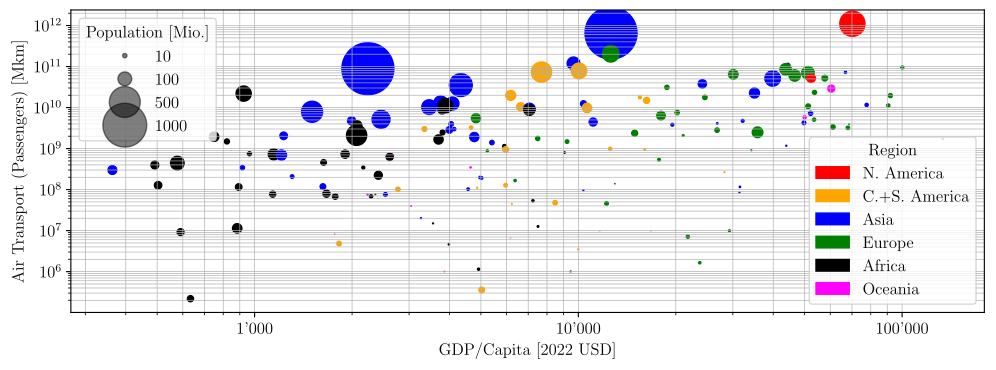

Python code for this plot:
#%%
# runs code as interactive cell 
# https://code.visualstudio.com/docs/python/jupyter-support-py

# IMPORTS #######################################

# plotting
import matplotlib.pyplot as plt
import matplotlib.font_manager as font_manager
# unit conversion
cm = 1/2.54 # for inches-cm conversion
# time manipulation
from datetime import datetime
# country manipulation
import country_converter as coco

# data science
import numpy as np
import pandas as pd

# i/o
from pathlib import PurePath, Path

# SETUP #########################################

plt.rcParams.update({
    "text.usetex": True,
    "font.family": "Arial",
    "font.sans-serif": "Computer Modern",
    'font.size': 12
})

# DATA IMPORT ###################################

df_pop = pd.read_excel(
    io = 'data/data.xlsx',
    sheet_name = 'Population (2022)',
    usecols = lambda column: column in [
        'country code (iso)',
        'Population (2021)'
    ],
    # dtype={'country code (iso)': str, 2021: 'Int64'}, this does not work for some reason
    header = 0,
    engine = 'openpyxl',
    na_values=['..', '']
)
df_gdp = pd.read_excel(
    io = 'data/data.xlsx',
    sheet_name = 'GDP (2022USD)',
    usecols = lambda column: column in [
        'country code (iso)',
        'GDP (2021)'
    ],
    # dtype={'country code (iso)': str, 2021: 'Int64'}, this does not work for some reason
    header = 0,
    engine = 'openpyxl',
    na_values=['..', '']
)
df_gdpcapita = pd.read_excel(
    io = 'data/data.xlsx',
    sheet_name = 'GDPperCapita (2022USD)',
    usecols = lambda column: column in [
        'country code (iso)',
        'GDPperCapita (2021)'
    ],
    # dtype={'country code (iso)': str, 2021: 'Int64'}, this does not work for some reason
    header = 0,
    engine = 'openpyxl',
    na_values=['..', '']
)
df_pax = pd.read_excel(
    io = 'data/data.xlsx',
    sheet_name = 'Passengers (pax-km)',
    usecols = lambda column: column in [
        'country code (m49)',
        'PAX (2021)'
    ],
    # dtype={'country code (m49)': str, 2021: int},
    header = 0,
    engine = 'openpyxl',
    na_values=['..', '']
)

# DATA MANIPULATION #############################

def add_country_classifications(
    df: pd.DataFrame,
    country_code_column: str,
) -> pd.DataFrame:
    """
    Add country classifications and corresponding regions to dataframe.

    See Also
    --------
    https://github.com/IndEcol/country_converter?tab=readme-ov-file#classification-schemes
    """
    df['countrycode_iso3'] = coco.convert(
        names = df[country_code_column].tolist(),
        to = 'ISO3',
        not_found = None,
    )
    df.drop(columns = country_code_column, inplace = True)
    return df


df_pop = add_country_classifications(
    df = df_pop,
    country_code_column = 'country code (iso)'
)

df_gdp = add_country_classifications(
    df = df_gdp,
    country_code_column = 'country code (iso)'
)

df_gdpcapita = add_country_classifications(
    df = df_gdpcapita,
    country_code_column = 'country code (iso)'
)

df_pax = add_country_classifications(
    df = df_pax,
    country_code_column = 'country code (m49)'
)

df_combined_pax = pd.concat(
    [
        df_pax.set_index('countrycode_iso3'),
        df_gdp.set_index('countrycode_iso3')
    ],
    axis=1,
    join='inner'
).reset_index()

df_combined_paxcapita = pd.concat(
    [
        df_pax.set_index('countrycode_iso3'),
        df_gdpcapita.set_index('countrycode_iso3')
    ],
    axis=1,
    join='inner'
).reset_index()

df_combined_paxcapita = pd.concat(
    [
        df_combined_paxcapita.set_index('countrycode_iso3'),
        df_pop.set_index('countrycode_iso3')
    ],
    axis=1,
    join='inner'
).reset_index()

df_combined_pax = df_combined_pax[~df_combined_pax['PAX (2021)'].isna()]
df_combined_pax = df_combined_pax[~df_combined_pax['GDP (2021)'].isna()]

df_combined_paxcapita = df_combined_paxcapita[~df_combined_paxcapita['PAX (2021)'].isna()]
df_combined_paxcapita = df_combined_paxcapita[~df_combined_paxcapita['GDPperCapita (2021)'].isna()]
df_combined_paxcapita = df_combined_paxcapita[~df_combined_paxcapita['Population (2021)'].isna()]

df_combined_paxcapita['region'] = coco.convert(
        names = df_combined_paxcapita['countrycode_iso3'].tolist(),
        to = 'UNregion',
        not_found = None,
)

# get list either from Wikipedia https://en.wikipedia.org/wiki/United_Nations_geoscheme
# of from coco.CountryConverter().UNregion['UNregion'].unique().tolist()
my_regions_dict = {
    'Southern Asia': 'Asia',
    'Northern Europe': 'Europe',
    'Southern Europe': 'Europe',
    'Northern Africa': 'Africa',
    'Polynesia': 'Oceania',
    'Middle Africa': 'Africa',
    'Caribbean': 'Central and South America',
    'Antarctica': 'Central and South America',
    'South America': 'Central and South America',
    'Western Asia': 'Asia',
    'Australia and New Zealand': 'Oceania',
    'Western Europe': 'Europe',
    'Eastern Europe': 'Europe',
    'Central America': 'Central and South America',
    'Western Africa': 'Africa',
    'Northern America': 'North America',
    'Southern Africa': 'Africa',
    'Eastern Africa': 'Africa',
    'South-eastern Asia': 'Asia',
    'Eastern Asia': 'Asia',
    'Melanesia': 'Oceania',
    'Micronesia': 'Oceania',
    'Central Asia': 'Asia',
}
my_regions_list = list(set(my_regions_dict.values()))

df_combined_paxcapita['region'] = df_combined_paxcapita['region'].replace(my_regions_dict)


# FIGURE ########################################

# SETUP ######################

fig, ax = plt.subplots(
        num = 'main',
        nrows = 1,
        ncols = 1,
        dpi = 300,
        figsize=(30*cm, 10*cm), # A4=(210x297)mm
)

# DATA #######################


# AXIS SCALE #################

ax.set_yscale('log')
ax.set_xscale('log')

# AXIS LIMITS ################

# COLORBAR ###################

# TICKS AND LABELS ###########

ax.minorticks_on()
ax.tick_params(axis='x', which='both', bottom=True)
ax.tick_params(axis='y', which='both', bottom=True)

import matplotlib.ticker as ticker
def thousand_formatter(value, tick_number):
    """
    Formats the tick label with thousand separators: 1000 = 1'000.
    """
    return f"{int(value):,}".replace(",", "'")

ax.xaxis.set_major_formatter(ticker.FuncFormatter(thousand_formatter))

# GRIDS ######################

ax.grid(which='both', axis='y', linestyle='-', linewidth = 0.5)
ax.grid(which='both', axis='x', linestyle='-', linewidth = 0.5)

# AXIS LABELS ################

ax.set_xlabel("GDP/Capita [2022 USD]")
ax.set_ylabel("Air Transport (Passengers) [Mkm]")

# PLOTTING ###################

colors_for_plotting = {
    'North America':'red',
    'Central and South America': 'orange',
    'Asia': 'blue',
    'Europe':'green',
    'Africa':'black',
    'Oceania': 'magenta',
}

scaling_factor = 0.000001 # determined by experimentation and visual inspection
df_combined_paxcapita['markersize'] = df_combined_paxcapita['Population (2021)'] * scaling_factor

myplot = ax.scatter(
    x = df_combined_paxcapita['GDPperCapita (2021)'],
    y = df_combined_paxcapita['PAX (2021)'],
    s = df_combined_paxcapita['markersize'],
    c = df_combined_paxcapita['region'].map(colors_for_plotting) # replaces regions with corresponding color
)

# LEGEND ####################

colors_for_legend = {
    'N. America':'red',
    'C.+S. America': 'orange',
    'Asia': 'blue',
    'Europe':'green',
    'Africa':'black',
    'Oceania': 'magenta',
}
from matplotlib.patches import Patch # https://matplotlib.org/stable/api/_as_gen/matplotlib.patches.Patch.html
legend1_symbols = [
    Patch(
        color = color,
        label = continent,
    )
    for continent, color in colors_for_legend.items()
]

legend1 = plt.legend(
    handles = legend1_symbols,
    loc = 'lower right',
    title="Region",
)
ax.add_artist(legend1) # https://matplotlib.org/stable/users/explain/axes/legend_guide.html#multiple-legends-on-the-same-axes

kw = dict(
    prop="sizes",
    num=[10, 100, 500, 1000],
    #func=lambda s: s/scaling_factor,
    alpha=0.5
)
plt.legend(
    *myplot.legend_elements(**kw), # https://matplotlib.org/stable/api/collections_api.html#matplotlib.collections.PathCollection.legend_elements
    loc="upper left",
    title="Population [Mio.]",
)

# TITLE #####################


# ANNOTATION ################


# EXPORT #########################################

file_path = os.path.abspath(__file__)
file_name = os.path.splitext(os.path.basename(file_path))[0]
figure_name: str = str(file_name + '.pdf')

plt.savefig(
    fname = figure_name,
    format="pdf",
    bbox_inches='tight',
    transparent = False
)
# %%
